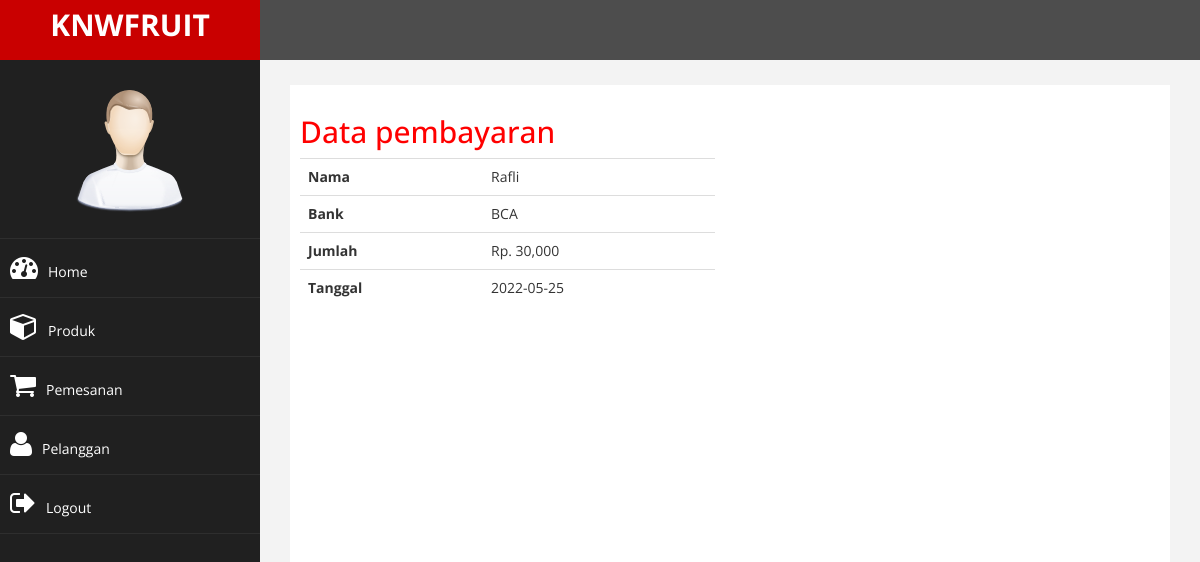
The app's page /admin/index.php?halaman=pembayaran&id=19 (signed in) with its own data.
### tables this page shows
CREATE TABLE `pembayaran` (
  `id_pembayaran` int(11) NOT NULL,
  `id_pembelian` int(11) NOT NULL,
  `nama` varchar(50) NOT NULL,
  `bank` varchar(15) NOT NULL,
  `jumlah` int(11) NOT NULL,
  `tanggal` date NOT NULL,
  `bukti` varchar(100) NOT NULL
);

### admin/pembayaran.php (the view, shortened to what this page needs)
<h2>Data pembayaran</h2>
<?php
$id_pembelian = $_GET['id'];
$ambil = $koneksi->query("SELECT * FROM pembayaran WHERE id_pembelian='$id_pembelian'");
$detail = $ambil->fetch_assoc();
?>
<div class="row">
	<div class="col-md-6">
		<table class="table">
			<tr>
				<th>Nama</th>
				<td><?php echo $detail['nama'] ?></td>
			</tr>
			<tr>
				<th>Bank</th>
				<td><?php echo $detail['bank'] ?></td>
			</tr>
			<tr>
				<th>Jumlah</th>
				<td>Rp. <?php echo number_format($detail['jumlah']) ?></td>
			</tr>
			<tr>
				<th>Tanggal</th>
				<td><?php echo $detail['tanggal'] ?></td>
			</tr>
		</table>
	</div>
	<div class="col-md-6">
	</div>
</div>

### admin/assets/css/custom.css (style rules this page uses)
body { font-family: 'Open Sans', sans-serif; }
h2 { color: #f00; }

### records on screen
pembayaran: nama "Rafli", bank "BCA", jumlah "30,000", tanggal "2022-05-25"
